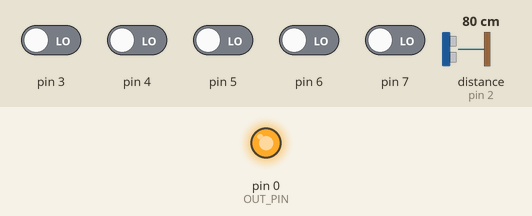
Simulated run of this sketch. Board: Arduino Uno, built with avr-gcc and run on an emulated ATmega328P. Parts: output pins drawn as LEDs (lit = HIGH). Wiring (inferred from the names in the program): ultrasonic range finder: trigger pin 1; echo pin 2. The inputs (shaded band) are chosen by the test bench; at power-on: pin 3–7 LOW, distance to the obstacle (sensor on pin 2) 80 cm. The echo pulse lasts 58.3 µs per cm.

Above: at 1.2 s.
1.3 s: distance to the obstacle (sensor on pin 2) set to 10 cm
2.8 s: distance to the obstacle (sensor on pin 2) set to 7 cm
At 3.9 s:
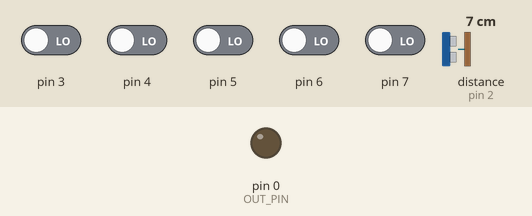
4.3 s: distance to the obstacle (sensor on pin 2) set to 9 cm
At 5.3 s:
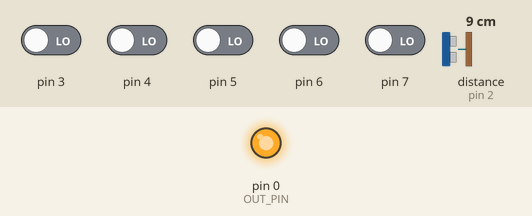
5.8 s: distance to the obstacle (sensor on pin 2) set to 2 cm
At 6.4 s:
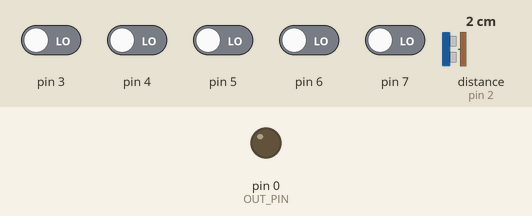
Timing chart, 0 to 8.3 s (numbered marks = the images above; inputs shaded):
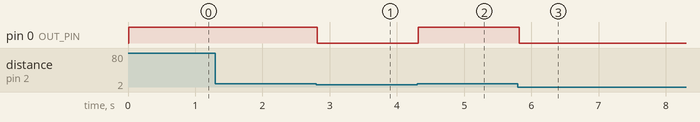

The sketch:

src.ino
```cpp
#include <TinyNewPing.h>

#define TRIG_PIN 1
#define ECHO_PIN 2
#define OUT_PIN 0
#define FAR_DIST 8
#define MAX_DISTANCE 200

NewPing Sensor(TRIG_PIN, ECHO_PIN, MAX_DISTANCE);
unsigned int far_count = 0;

void setup()
{
    pinMode(OUT_PIN, OUTPUT);
}

void loop()
{
    if (Sensor.ping_cm() > FAR_DIST
        && Sensor.ping_cm() > FAR_DIST) {
        digitalWrite(OUT_PIN, HIGH);
    } else {
        digitalWrite(OUT_PIN, LOW);
    }
    delay(20);
}
```

Measured:
- the behaviour switches between 9 and 8 cm on distance to the obstacle (sensor on pin 2) (found by bisection; images 0 and 1)
- after the input at 1.3 s, every drawn part: stays the same
- after the input at 2.8 s, pin 0 (OUT_PIN): HIGH → LOW at once
- after the input at 4.3 s, pin 0 (OUT_PIN): LOW → HIGH at once
- after the input at 5.8 s, pin 0 (OUT_PIN): HIGH → LOW at once
